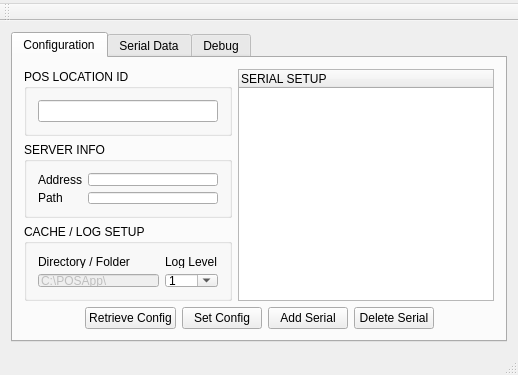
<?xml version="1.0" encoding="UTF-8"?>
<ui version="4.0">
 <class>MainWindow</class>
 <widget class="QMainWindow" name="MainWindow">
  <property name="geometry">
   <rect>
    <x>0</x>
    <y>0</y>
    <width>518</width>
    <height>375</height>
   </rect>
  </property>
  <property name="minimumSize">
   <size>
    <width>518</width>
    <height>375</height>
   </size>
  </property>
  <property name="windowTitle">
   <string>POS App Gui</string>
  </property>
  <widget class="QWidget" name="centralWidget">
   <layout class="QGridLayout" name="gridLayout">
    <item row="0" column="1">
     <widget class="QTabWidget" name="PAGTabWidget">
      <property name="currentIndex">
       <number>0</number>
      </property>
      <widget class="QWidget" name="tab">
       <attribute name="title">
        <string>Configuration</string>
       </attribute>
       <layout class="QGridLayout" name="gridLayout_15">
        <item row="0" column="0">
         <layout class="QGridLayout" name="gridLayout_14">
          <item row="0" column="0">
           <widget class="QGroupBox" name="groupBox">
            <property name="title">
             <string>POS LOCATION ID</string>
            </property>
            <layout class="QGridLayout" name="gridLayout_9">
             <item row="0" column="0">
              <layout class="QGridLayout" name="gridLayout_8">
               <item row="0" column="0">
                <widget class="QLineEdit" name="PLIDLineEdit"/>
               </item>
              </layout>
             </item>
            </layout>
           </widget>
          </item>
          <item row="0" column="1" rowspan="3">
           <widget class="QTreeWidget" name="SerialSetupTreeWidget">
            <property name="alternatingRowColors">
             <bool>false</bool>
            </property>
            <property name="selectionBehavior">
             <enum>QAbstractItemView::SelectRows</enum>
            </property>
            <column>
             <property name="text">
              <string>SERIAL SETUP</string>
             </property>
            </column>
           </widget>
          </item>
          <item row="1" column="0">
           <widget class="QGroupBox" name="groupBox_3">
            <property name="title">
             <string>SERVER INFO</string>
            </property>
            <layout class="QGridLayout" name="gridLayout_11">
             <item row="0" column="0">
              <layout class="QGridLayout" name="gridLayout_10">
               <item row="0" column="0">
                <widget class="QLabel" name="label_3">
                 <property name="text">
                  <string>Address</string>
                 </property>
                </widget>
               </item>
               <item row="0" column="1">
                <widget class="QLineEdit" name="ServerAddrLineEdit"/>
               </item>
               <item row="1" column="0">
                <widget class="QLabel" name="label_4">
                 <property name="text">
                  <string>Path</string>
                 </property>
                </widget>
               </item>
               <item row="1" column="1">
                <widget class="QLineEdit" name="ServerPathLineEdit"/>
               </item>
              </layout>
             </item>
            </layout>
           </widget>
          </item>
          <item row="2" column="0">
           <widget class="QGroupBox" name="groupBox_4">
            <property name="enabled">
             <bool>true</bool>
            </property>
            <property name="title">
             <string>CACHE / LOG SETUP</string>
            </property>
            <layout class="QGridLayout" name="gridLayout_13">
             <item row="0" column="0">
              <layout class="QGridLayout" name="gridLayout_12">
               <item row="0" column="0">
                <widget class="QLabel" name="label_5">
                 <property name="text">
                  <string>Directory / Folder</string>
                 </property>
                </widget>
               </item>
               <item row="0" column="1" alignment="Qt::AlignHCenter">
                <widget class="QLabel" name="label_6">
                 <property name="text">
                  <string>Log Level</string>
                 </property>
                </widget>
               </item>
               <item row="1" column="0">
                <widget class="QLineEdit" name="LogDirLineEdit">
                 <property name="enabled">
                  <bool>false</bool>
                 </property>
                 <property name="sizePolicy">
                  <sizepolicy hsizetype="Expanding" vsizetype="Minimum">
                   <horstretch>0</horstretch>
                   <verstretch>0</verstretch>
                  </sizepolicy>
                 </property>
                 <property name="text">
                  <string>C:\POSApp\</string>
                 </property>
                </widget>
               </item>
               <item row="1" column="1">
                <widget class="QComboBox" name="LogLevelComboBox">
                 <property name="enabled">
                  <bool>true</bool>
                 </property>
                 <property name="editable">
                  <bool>true</bool>
                 </property>
                 <property name="currentText">
                  <string>5</string>
                 </property>
                 <property name="currentIndex">
                  <number>1</number>
                 </property>
                 <item>
                  <property name="text">
                   <string>0</string>
                  </property>
                 </item>
                 <item>
                  <property name="text">
                   <string>1</string>
                  </property>
                 </item>
                 <item>
                  <property name="text">
                   <string>2</string>
                  </property>
                 </item>
                 <item>
                  <property name="text">
                   <string>3</string>
                  </property>
                 </item>
                 <item>
                  <property name="text">
                   <string>4</string>
                  </property>
                 </item>
                 <item>
                  <property name="text">
                   <string>5</string>
                  </property>
                 </item>
                 <item>
                  <property name="text">
                   <string>6</string>
                  </property>
                 </item>
                 <item>
                  <property name="text">
                   <string>7</string>
                  </property>
                 </item>
                 <item>
                  <property name="text">
                   <string>8</string>
                  </property>
                 </item>
                 <item>
                  <property name="text">
                   <string>9</string>
                  </property>
                 </item>
                </widget>
               </item>
              </layout>
             </item>
            </layout>
           </widget>
          </item>
          <item row="3" column="0" colspan="2">
           <layout class="QHBoxLayout" name="horizontalLayout">
            <item>
             <spacer name="horizontalSpacer">
              <property name="orientation">
               <enum>Qt::Horizontal</enum>
              </property>
              <property name="sizeHint" stdset="0">
               <size>
                <width>40</width>
                <height>20</height>
               </size>
              </property>
             </spacer>
            </item>
            <item>
             <widget class="QPushButton" name="GetConfigPushButton">
              <property name="text">
               <string>Retrieve Config</string>
              </property>
             </widget>
            </item>
            <item>
             <widget class="QPushButton" name="SetConfigPushButton">
              <property name="text">
               <string>Set Config</string>
              </property>
             </widget>
            </item>
            <item>
             <widget class="QPushButton" name="AddSerialPushButton">
              <property name="text">
               <string>Add Serial</string>
              </property>
             </widget>
            </item>
            <item>
             <widget class="QPushButton" name="DeleteSerialPushButton">
              <property name="text">
               <string>Delete Serial</string>
              </property>
             </widget>
            </item>
            <item>
             <spacer name="horizontalSpacer_2">
              <property name="orientation">
               <enum>Qt::Horizontal</enum>
              </property>
              <property name="sizeHint" stdset="0">
               <size>
                <width>40</width>
                <height>20</height>
               </size>
              </property>
             </spacer>
            </item>
           </layout>
          </item>
         </layout>
        </item>
       </layout>
      </widget>
      <widget class="QWidget" name="tab_2">
       <attribute name="title">
        <string>Serial Data</string>
       </attribute>
       <layout class="QGridLayout" name="gridLayout_3">
        <item row="0" column="0">
         <layout class="QGridLayout" name="gridLayout_2">
          <item row="0" column="0">
           <widget class="QTextEdit" name="SerialDataTextEdit">
            <property name="undoRedoEnabled">
             <bool>false</bool>
            </property>
            <property name="readOnly">
             <bool>true</bool>
            </property>
           </widget>
          </item>
         </layout>
        </item>
       </layout>
      </widget>
      <widget class="QWidget" name="tab_3">
       <attribute name="title">
        <string>Debug</string>
       </attribute>
       <layout class="QGridLayout" name="gridLayout_6">
        <item row="0" column="0">
         <layout class="QGridLayout" name="gridLayout_5">
          <item row="0" column="0">
           <widget class="QTextEdit" name="DebugTextEdit">
            <property name="undoRedoEnabled">
             <bool>false</bool>
            </property>
            <property name="readOnly">
             <bool>true</bool>
            </property>
           </widget>
          </item>
         </layout>
        </item>
       </layout>
      </widget>
     </widget>
    </item>
   </layout>
  </widget>
  <widget class="QToolBar" name="mainToolBar">
   <attribute name="toolBarArea">
    <enum>TopToolBarArea</enum>
   </attribute>
   <attribute name="toolBarBreak">
    <bool>false</bool>
   </attribute>
  </widget>
  <widget class="QStatusBar" name="statusBar"/>
  <widget class="QMenuBar" name="menuBar">
   <property name="geometry">
    <rect>
     <x>0</x>
     <y>0</y>
     <width>518</width>
     <height>21</height>
    </rect>
   </property>
   <widget class="QMenu" name="menu">
    <property name="title">
     <string/>
    </property>
   </widget>
   <addaction name="menu"/>
  </widget>
 </widget>
 <layoutdefault spacing="6" margin="11"/>
 <resources/>
 <connections/>
</ui>
